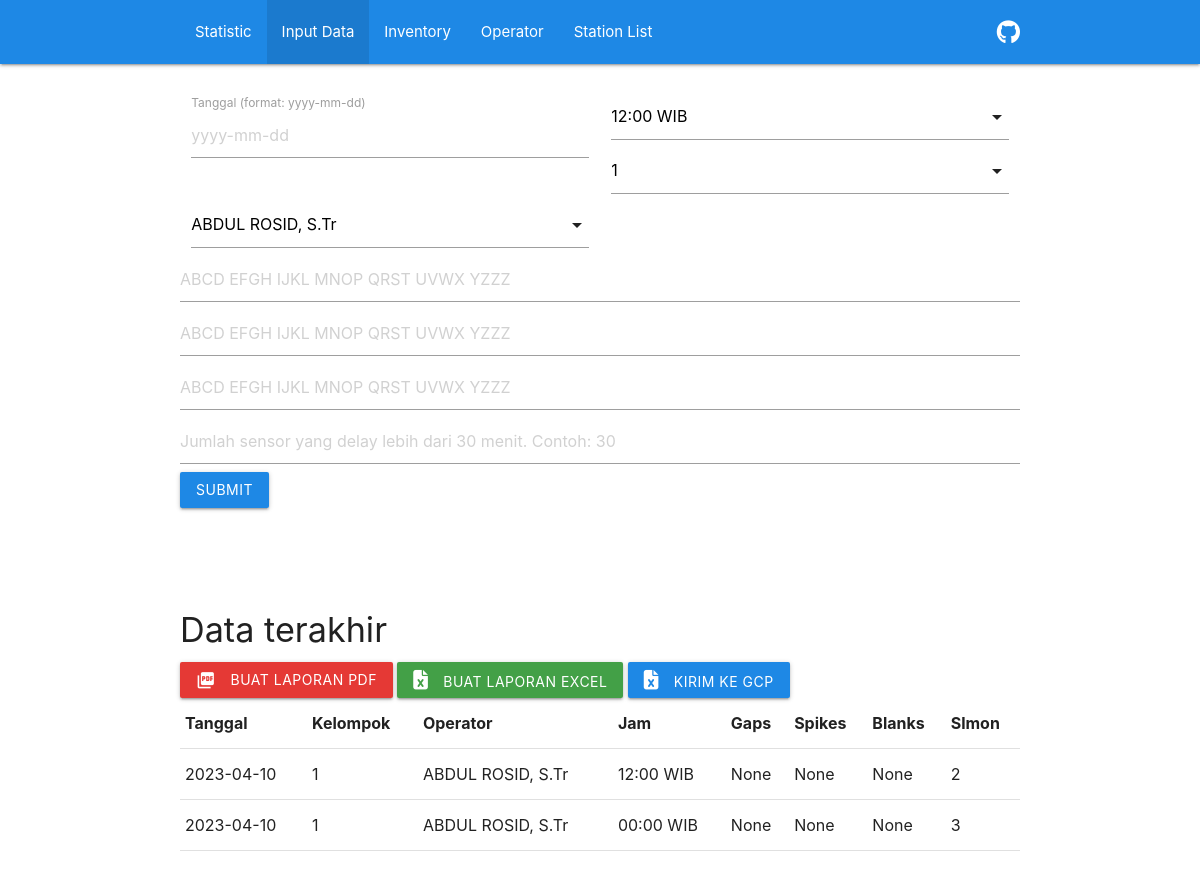
Before: /checklist-seiscomp/create_view/ with the older database file.
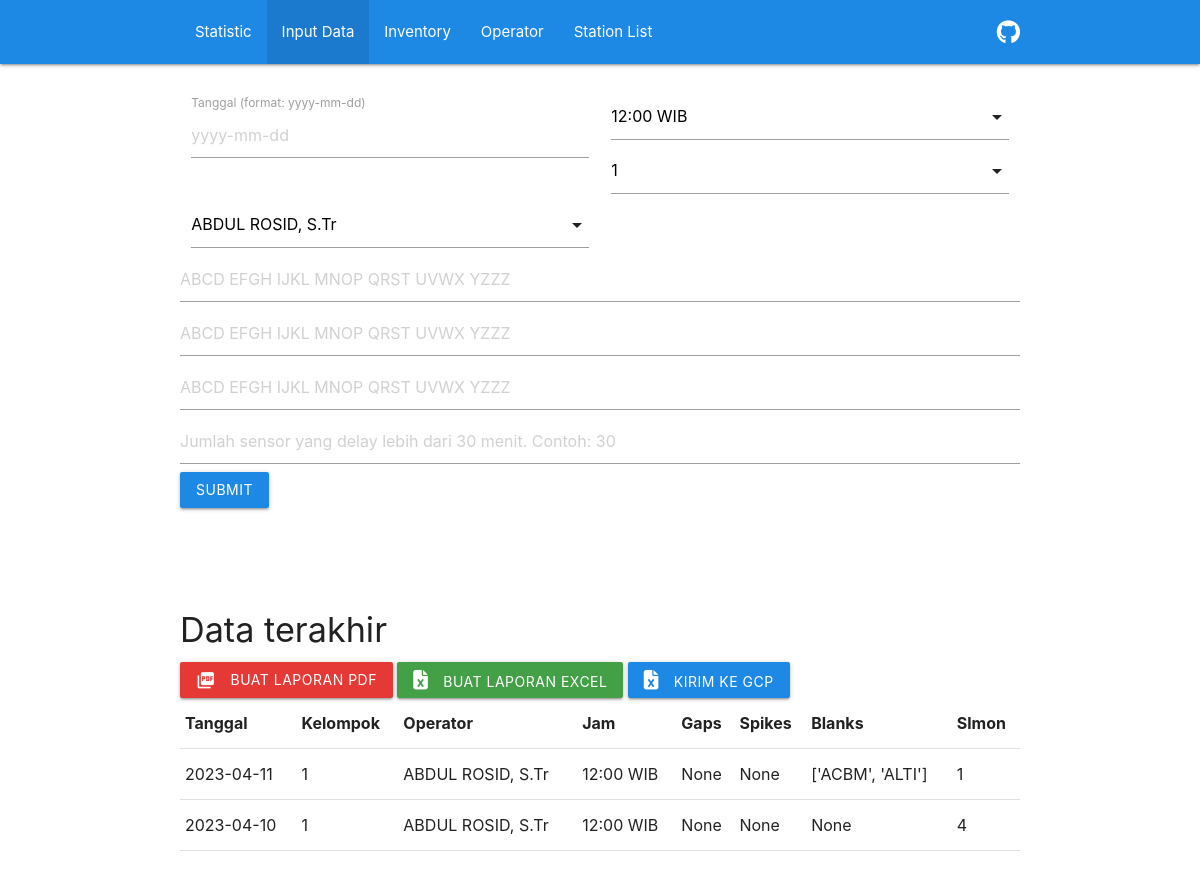
After: the same page with the newer database file.
### ChecklistSeiscomp/models.py (models this page shows, shortened)
class ChecklistSeiscompModel(models.Model):
    tanggal = models.DateField()
    jam = models.CharField(max_length=20, choices=WAKTU, default='12:00 WIB')
    kelompok = models.IntegerField(choices=KELOMPOK, default=1)
    operator = models.TextField(null=True,)
    gaps = models.CharField(max_length=500, null=True, blank=True)
    spikes = models.CharField(max_length=500, null=True, blank=True)
    blanks = models.CharField(max_length=500, null=True, blank=True)
    slmon = models.PositiveIntegerField(null=True, blank=True)

### ChecklistSeiscomp/views.py (the view)
# urls.py: path('create_view/', views.create_view, name='create_view'),
def create_view(request):
    context = {}
    context['dataset'] = ChecklistSeiscompModel.objects.all().order_by('-tanggal')[:2]
    input_form = InputForm(request.POST or None)
    if input_form.is_valid():
        input_form.save()
        input_form = InputForm()
    context['input_form'] = input_form
    return render(request, "create_view.html", context)

### ChecklistSeiscomp/models.py (called while the page is built)
    def __str__(self):
        return self.name

### ChecklistSeiscomp/templates/create_view.html (shortened to what this page needs)
{% extends "base.html" %}
{% load materializecss %}
{% block content %}
<div class="container" style="padding-top: 2rem; padding-bottom: 2rem;">
    <div class="row">
        <form method="POST" enctype="multipart/form-data">
            <div class="col m6 s12">
                <label for="tanggal">Tanggal (format: yyyy-mm-dd)</label>
                {{ input_form.tanggal }}
            </div>
            <div class="col m6 s12">
            </div>
            <div class="col m6 s12">
            </div>
            <div class="col m6 s12">
            </div>
            <div>
                {{ input_form.gaps|materializecss}}
            </div>
            <div>
                {{ input_form.spikes|materializecss}}
            </div>
            <div>
                {{ input_form.blanks|materializecss}}
            </div>
            <div>
                {{ input_form.slmon|materializecss}}
            </div>
            <button type="submit" class="btn waves-effect waves-light blue darken-1" type="submit"
                name="action">Submit</button>
        </form>
    </div>
    <br><br>
    <h4>Data terakhir</h4>
    <a style="" class="waves-effect waves-light btn red darken-1"
        onclick="window.location.href='{% url 'ChecklistSeiscomp:export_pdf_instant' %}'"><i
            class="material-icons left">picture_as_pdf</i>Buat
        Laporan PDF</a>
    <a class="waves-effect waves-light btn green darken-1"
        onclick="window.location.href='{% url 'ChecklistSeiscomp:export_excel_instant' %}'"><i
            class="fa-solid fa-file-excel" style="padding-right: 1rem;"></i>Buat Laporan
        Excel</a>
    <a class="waves-effect waves-light btn blue darken-1"
        onclick="window.location.href='{% url 'ChecklistSeiscomp:send_to_gcp_ss' %}'"><i
            class="fa-solid fa-file-excel" style="padding-right: 1rem;"></i>Kirim ke GCP</a>
    <table>
        <tr>
            <th>Tanggal</th>
            <th>Kelompok</th>
            <th>Operator</th>
            <th>Jam</th>
            <th>Gaps</th>
            <th>Spikes</th>
            <th>Blanks</th>
            <th>Slmon</th>
        </tr>
        {% for data in dataset %}
        <tr>
            <td> {{ data.tanggal|date:'Y-m-d' }} </td>
            <td> {{ data.kelompok }} </td>
            <td> {{ data.operator }} </td>
            <td> {{ data.jam }} </td>
            <td> {{ data.gaps }} </td>
            <td> {{ data.spikes }} </td>
            <td> {{ data.blanks }} </td>
            <td> {{ data.slmon }} </td>
        </tr>
        {% endfor %}
    </table>
</div>
{% endblock content %}

Changed rows visible on the page:
removed ChecklistSeiscompModel: tanggal "2023-04-10", kelompok "1", operator "ABDUL ROSID, S.Tr", jam "12:00 WIB", gaps "None", spikes "None", blanks "None", slmon "2"
removed ChecklistSeiscompModel: tanggal "2023-04-10", kelompok "1", operator "ABDUL ROSID, S.Tr", jam "00:00 WIB", gaps "None", spikes "None", blanks "None", slmon "3"
added ChecklistSeiscompModel: tanggal "2023-04-11", kelompok "1", operator "ABDUL ROSID, S.Tr", jam "12:00 WIB", gaps "None", spikes "None", blanks "['ACBM', 'ALTI']", slmon "1"
added ChecklistSeiscompModel: tanggal "2023-04-10", kelompok "1", operator "ABDUL ROSID, S.Tr", jam "12:00 WIB", gaps "None", spikes "None", blanks "None", slmon "4"
